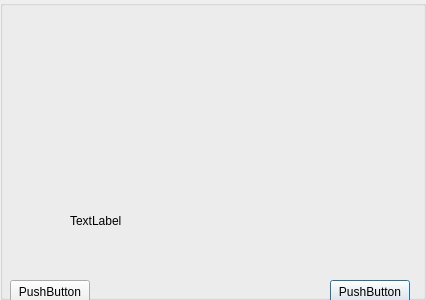
<?xml version="1.0" encoding="UTF-8"?>
<ui version="4.0">
 <class>Reconnect</class>
 <widget class="QDialog" name="Reconnect">
  <property name="geometry">
   <rect>
    <x>0</x>
    <y>0</y>
    <width>426</width>
    <height>300</height>
   </rect>
  </property>
  <property name="windowTitle">
   <string>Dialog</string>
  </property>
  <widget class="QGroupBox" name="groupBox">
   <property name="geometry">
    <rect>
     <x>0</x>
     <y>0</y>
     <width>426</width>
     <height>300</height>
    </rect>
   </property>
   <property name="title">
    <string/>
   </property>
   <property name="alignment">
    <set>Qt::AlignCenter</set>
   </property>
   <widget class="QPushButton" name="reconnectButton">
    <property name="geometry">
     <rect>
      <x>330</x>
      <y>280</y>
      <width>80</width>
      <height>24</height>
     </rect>
    </property>
    <property name="text">
     <string>PushButton</string>
    </property>
   </widget>
   <widget class="QPushButton" name="exitButton">
    <property name="geometry">
     <rect>
      <x>10</x>
      <y>280</y>
      <width>80</width>
      <height>24</height>
     </rect>
    </property>
    <property name="text">
     <string>PushButton</string>
    </property>
   </widget>
   <widget class="QLabel" name="statusLabel">
    <property name="geometry">
     <rect>
      <x>70</x>
      <y>200</y>
      <width>311</width>
      <height>41</height>
     </rect>
    </property>
    <property name="text">
     <string>TextLabel</string>
    </property>
   </widget>
  </widget>
 </widget>
 <resources/>
 <connections/>
</ui>
